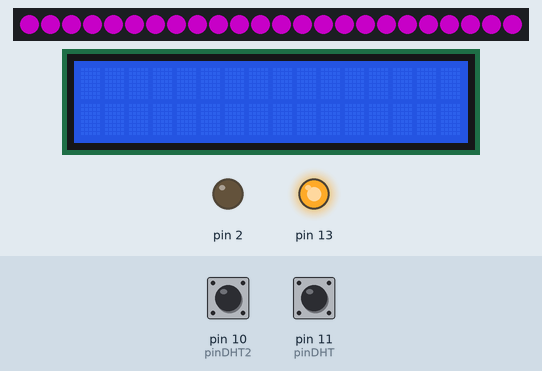
This sketch was run on a simulated Arduino Uno, built with avr-gcc and run on an emulated ATmega328P. On the bench: 24 RGB LEDs in strip order, left to right, 16×2 character LCD, output pins drawn as LEDs (lit = HIGH). Inputs (shaded band) come from the test bench; at power-on: pin 10 (pinDHT2) HIGH, pin 11 (pinDHT) HIGH. Dim RGB values are drawn brighter than linear; random numbers use the default seed unless the sketch sets one.

Above: at 5.1 s.
At 25.7 s:
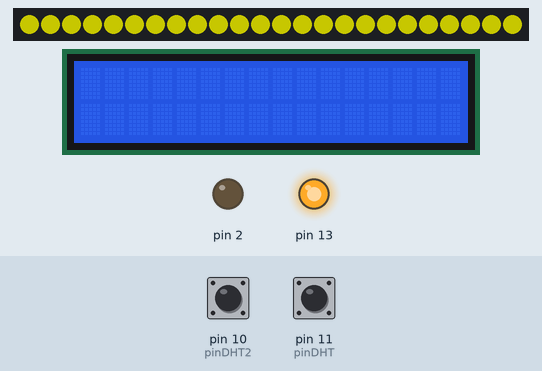
At 38.0 s:
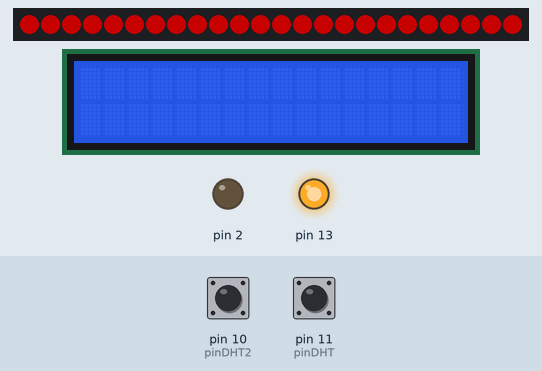

Measured:
- what the display in image 0 shows lasts 0.5 s, from 5.1 s to 5.6 s
- what the display in image 1 shows lasts 0.9 s, from 25.6 s to 26.5 s

The sketch:

ring_and_led.ino
```cpp
#include <Adafruit_NeoPixel.h>
#ifdef __AVR__
#include <avr/power.h>
#endif
#include <Wire.h>
#include <LiquidCrystal_I2C.h>
#include "DHT.h"

#define pinDHT 11
#define pinDHT2 10

#define typDHT11 DHT11

long randNumber;
long randNumber2;
long randNumber3;
long randNumber4;

long randNumber5;
long randNumber6;
long randNumber7;
long randNumber8;

DHT mojeDHT(pinDHT, typDHT11);
DHT mojeDHT2(pinDHT2, typDHT11);


LiquidCrystal_I2C lcd(0x27, 16, 2);

int pin = 12;
int numPixels = 24;
int pixelFormat = NEO_GRB + NEO_KHZ800;
Adafruit_NeoPixel *pixels;
#define DELAYVAL 40


void counting() {
  randNumber = random(1, 99);
  randNumber2 = random(12345, 99999);
  randNumber3 = random(39, 999);
  randNumber4 = random(90, 999);

  randNumber5 = random(67, 999);
  randNumber6 = random(12345, 99999);
  randNumber7 = random(39, 9999);
  randNumber8 = random(90, 999);

  lcd.setCursor(0, 0);
  lcd.print(randNumber);
  lcd.setCursor(3, 0);
  lcd.print(randNumber2);
  lcd.setCursor(9, 0);
  lcd.print(randNumber3);
  lcd.setCursor(13, 0);
  lcd.print(randNumber4);
  lcd.setCursor(0, 1);
  lcd.print(randNumber5);
  lcd.setCursor(3, 1);
  lcd.print(randNumber6);
  lcd.setCursor(9, 1);
  lcd.print(randNumber7);
  lcd.setCursor(13, 1);
  lcd.print(randNumber8);
}

void stripcounting() {
  for (int i = 0; i < numPixels; i++) {
    pixels->setPixelColor(i, pixels->Color(0, 255, 0));
    pixels->show();

    counting();
  }


  for (int i = 0; i < numPixels; i++) {
    pixels->setPixelColor(i, pixels->Color(255, 0, 0));
    pixels->show();
  }
  lcd.setCursor(0, 0);
  lcd.print("                ");
  lcd.setCursor(0, 1);
  lcd.print("                ");
  delay(10);

  for (int i = 0; i < numPixels; i++) {
    pixels->setPixelColor(i, pixels->Color(0, 0, 255));
    pixels->show();

    counting();
  }


  for (int i = 0; i < numPixels; i++) {
    pixels->setPixelColor(i, pixels->Color(255, 255, 0));
    pixels->show();
  }
  lcd.setCursor(0, 0);
  lcd.print("                ");
  lcd.setCursor(0, 1);
  lcd.print("                ");
  delay(10);

  for (int i = 0; i < numPixels; i++) {
    pixels->setPixelColor(i, pixels->Color(255, 0, 255));
    pixels->show();

    counting();
  }
  lcd.setCursor(0, 0);
  lcd.print("                ");
  lcd.setCursor(0, 1);
  lcd.print("                ");
  delay(10);
}


void strip() {
  for (int i = 0; i < numPixels; i++) {
    pixels->setPixelColor(i, pixels->Color(0, 255, 0));
    pixels->show();
    delay(DELAYVAL);
  }

  for (int i = 0; i < numPixels; i++) {
    pixels->setPixelColor(i, pixels->Color(255, 0, 0));
    pixels->show();
    delay(DELAYVAL);
  }

  for (int i = 0; i < numPixels; i++) {
    pixels->setPixelColor(i, pixels->Color(0, 0, 255));
    pixels->show();
    delay(DELAYVAL);
  }

  for (int i = 0; i < numPixels; i++) {
    pixels->setPixelColor(i, pixels->Color(255, 255, 0));
    pixels->show();
    delay(DELAYVAL);
  }

  for (int i = 0; i < numPixels; i++) {
    pixels->setPixelColor(i, pixels->Color(255, 0, 255));
    pixels->show();
    delay(DELAYVAL);
  }
}

void temp() {

  float tep = mojeDHT.readTemperature();
  float hum = mojeDHT.readHumidity();
  float tep2 = mojeDHT2.readTemperature();
  float hum2 = mojeDHT2.readHumidity();

  lcd.setCursor(0, 0);
  lcd.print(tep);
  lcd.print(" / ");
  lcd.setCursor(0, 1);
  lcd.print(hum);
  lcd.print(" / ");
  lcd.setCursor(8, 0);
  lcd.print(tep2);
  lcd.print("(C)");
  lcd.setCursor(8, 1);
  lcd.print(hum2);
  lcd.print("(%)");
  strip();
  lcd.setCursor(0, 1);
  lcd.print("                ");
  lcd.setCursor(0, 0);
  lcd.print("                ");
}


void setup() {
#if defined(__AVR_ATtiny85__) && (F_CPU == 16000000)
  clock_prescale_set(clock_div_1);
#endif
  pixels = new Adafruit_NeoPixel(numPixels, pin, pixelFormat);
  pixels->begin();
  pixels->setBrightness(98);

  lcd.begin();
  lcd.backlight();

  mojeDHT.begin();
  mojeDHT2.begin();
  pinMode(13, OUTPUT);
  pinMode(2, OUTPUT);
  digitalWrite(2, LOW);
  digitalWrite(13, HIGH);
  Serial.begin(9600);
  randomSeed(analogRead(0));
}

void loop() {


  lcd.setCursor(3, 0);
  lcd.print("Project X");
  lcd.setCursor(1, 1);
  lcd.print("flycamczech.cz");
  strip();
  lcd.setCursor(0, 1);
  lcd.print("                ");
  lcd.setCursor(0, 0);
  lcd.print("                ");

  temp();
  stripcounting();

  lcd.setCursor(1, 0);
  lcd.print("Czech Republic");
  strip();
  lcd.setCursor(0, 0);
  lcd.print("                ");

  temp();
  stripcounting();

  lcd.setCursor(0, 0);
  lcd.print("Jakub Espandr  &");
  lcd.setCursor(1, 1);
  lcd.print("Jakub Brandejs");
  strip();
  lcd.setCursor(0, 0);
  lcd.print("                ");
  lcd.setCursor(0, 1);
  lcd.print("                ");

  temp();
  stripcounting();
}
```
